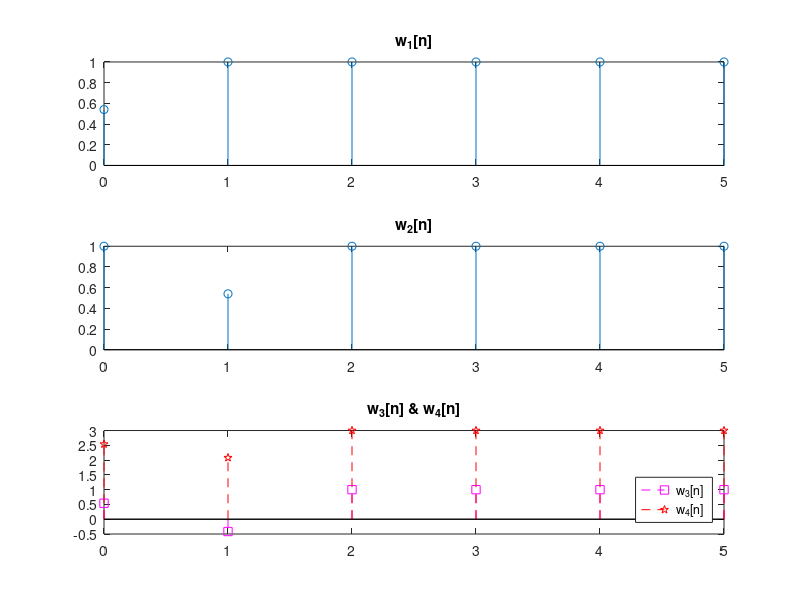

MATLAB code for this plot:
% Problem 2.5(a) - 2

x1 = [1 0 0 0 0 0];
x2 = [0 1 0 0 0 0];
x3 = [1 2 0 0 0 0];
nx = 0:5;

w1 = cos(x1);
w2 = cos(x2);
w3 = cos(x3);

w4 = w1 + 2*w2;

subplot(3, 1, 1), stem(nx, w1), set(get(gca, 'Title'), 'String', 'w_1[n]');
subplot(3, 1, 2), stem(nx, w2), set(get(gca, 'Title'), 'String', 'w_2[n]');

subplot(3, 1, 3)
stem(nx, w3, 'm--s')
hold on
stem(nx, w4, 'r--p')
set(get(gca, 'Title'), 'String', 'w_3[n] & w_4[n]');
legend('w_3[n]', 'w_4[n]', 'Location', 'southeast');

saveas(gcf, "plots/P2_5_a_2_out.png");

close;
